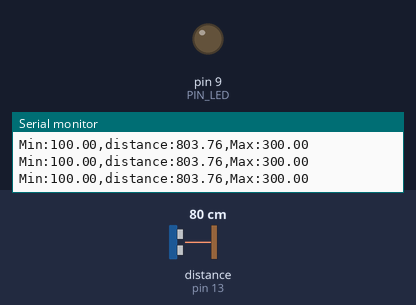
Recording of a sketch running on a simulated Arduino Uno, built with avr-gcc and run on an emulated ATmega328P. On the bench: output pins drawn as LEDs (lit = HIGH), the last lines printed to the serial monitor. Wiring (inferred from the names in the program): ultrasonic range finder: trigger pin 12; echo pin 13. The inputs (shaded band) are chosen by the test bench; at power-on: distance to the obstacle (sensor on pin 13) 80 cm. The echo pulse lasts 58.3 µs per cm; pins used as bus, display or sensor lines are not drawn.

Above: at 1.2 s.
1.3 s: distance to the obstacle (sensor on pin 13) set to 2 cm
At 2.0 s:
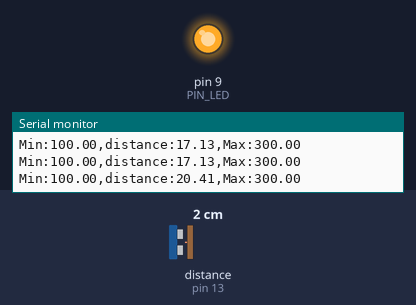
2.8 s: distance to the obstacle (sensor on pin 13) set to 18 cm
At 3.1 s:
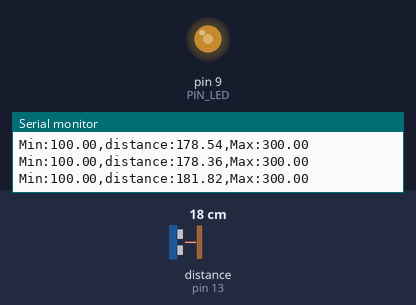
4.3 s: distance to the obstacle (sensor on pin 13) set to 4 cm
At 5.5 s:
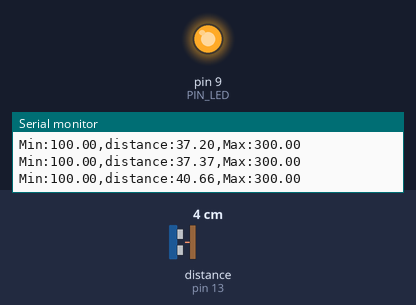
Timing chart, 0 to 7.3 s (numbered marks = the images above; inputs shaded):
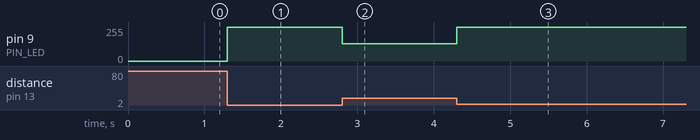

Measured:
- after the input at 1.3 s, pin 9 (PIN_LED): 0/255 → 255/255 at once
- after the input at 2.8 s, pin 9 (PIN_LED): 255/255 → 128/255 at once
- after the input at 4.3 s, pin 9 (PIN_LED): 128/255 → 255/255 at once

The sketch:

08_example_2.ino
```cpp
// Arduino pin assignment
#define PIN_LED  9
#define PIN_TRIG 12   // sonar sensor TRIGGER
#define PIN_ECHO 13   // sonar sensor ECHO

// configurable parameters
#define SND_VEL 346.0     // sound velocity at 24 celsius degree (unit: m/sec)
#define INTERVAL 25      // sampling interval (unit: msec)
#define PULSE_DURATION 10 // ultra-sound Pulse Duration (unit: usec)
#define _DIST_MIN 100.0   // minimum distance to be measured (unit: mm)
#define _DIST_MAX 300.0   // maximum distance to be measured (unit: mm)

#define TIMEOUT ((INTERVAL / 2) * 1000.0) // maximum echo waiting time (unit: usec)
#define SCALE (0.001 * 0.5 * SND_VEL) // coefficent to convert duration to distance

unsigned long last_sampling_time;   // unit: msec

void setup() {
  // initialize GPIO pins
  pinMode(PIN_LED, OUTPUT);
  pinMode(PIN_TRIG, OUTPUT);  // sonar TRIGGER
  pinMode(PIN_ECHO, INPUT);   // sonar ECHO
  digitalWrite(PIN_TRIG, LOW);  // turn-off Sonar

  // initialize serial port
  Serial.begin(57600);
}

void loop() {
  float distance;

  // wait until next sampling time.
  // millis() returns the number of milliseconds since the program started.
  //    will overflow after 50 days.
  if (millis() < (last_sampling_time + INTERVAL))
    return;

  distance = USS_measure(PIN_TRIG, PIN_ECHO); // read distance

  // LED 밝기 계산
  int ledBrightness = calculateLEDBrightness(distance);

  analogWrite(PIN_LED, ledBrightness); // LED 밝기 제어

  // output the distance to the serial port
  Serial.print("Min:");        Serial.print(_DIST_MIN);
  Serial.print(",distance:");  Serial.print(distance);
  Serial.print(",Max:");       Serial.print(_DIST_MAX);
  Serial.println("");


  // update last sampling time
  last_sampling_time += INTERVAL;
}

// get a distance reading from USS. return value is in millimeter.
float USS_measure(int TRIG, int ECHO)
{
  digitalWrite(TRIG, HIGH);
  delayMicroseconds(PULSE_DURATION);
  digitalWrite(TRIG, LOW);

  return pulseIn(ECHO, HIGH, TIMEOUT) * SCALE; // unit: mm
}

// LED 밝기를 계산하는 함수
int calculateLEDBrightness(float distance)
{
  if (distance <= _DIST_MIN) {
    return 255; // 최소 거리 이하일 때 LED 꺼짐
  } else if (distance >= _DIST_MAX) {
    return 0; // 최대 거리 이상일 때 LED 최대 밝기
  } else if (distance >= 150.0 && distance <= 250.0) {
    return 128; // 중간 거리 범위일 때 LED 반밝기
  } else {
    // 거리에 비례하여 LED 밝기 계산
    float brightness = map(distance, _DIST_MIN, _DIST_MAX, 0, 255);
    return int(brightness);
  }
}
```
